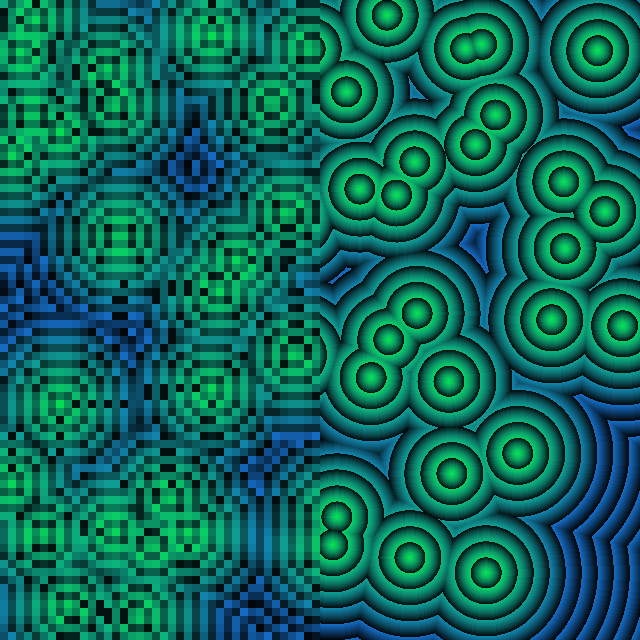
Frame 1 (no input)
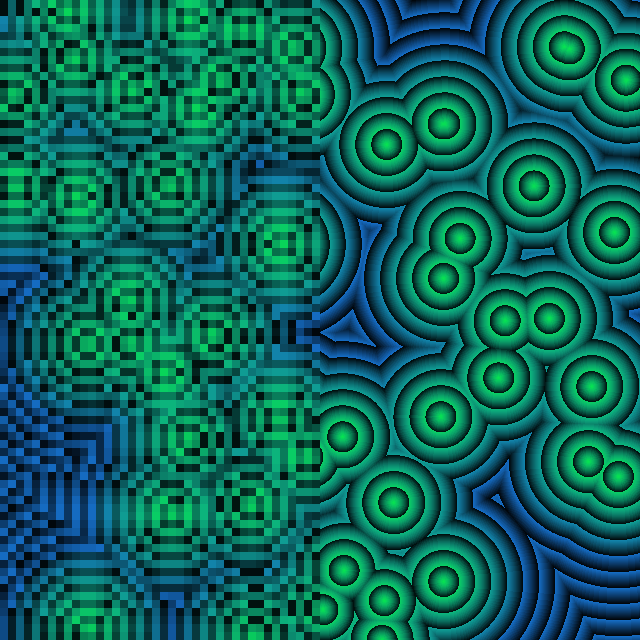
Frame 60 (the mouse pressed at the canvas centre just before this capture)
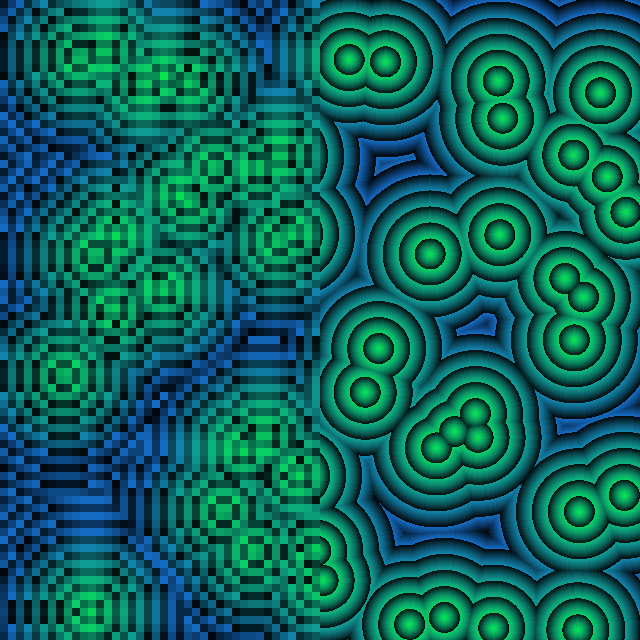
Frame 120 (the mouse held since frame 60 and released just before this capture)

The Processing sketch that drew these frames (run headless with seeded random() and noise(); from frame 60 on, the mouse is pressed at the canvas centre):

// Processing sketch: field_rays
// ── field_rays.pde
PVector[] dots;
PVector[] trajectories;

int scrolled_amt = 8;

// blue/green:
color c1 = color(6, 229, 78);
color c2 = color(21, 107, 193);

// size of range between each wave
int field_range = 16;

// option: toggle draw field
boolean draw_rect_field = true;


color black = color(0);

void setup() {
	size(640, 640);
	smooth(4);
	
	dots = new PVector[50];
	trajectories = new PVector[50];
	
	for(int i = 0; i < dots.length; i++) {
		dots[ i ] = new PVector(random(width), random(height));
		//dots[ i ].mult(width);
		
		trajectories[ i ] = PVector.random2D();
		trajectories[ i ].mult(random(2, 5));
	}
}

void draw() {
	background(30);
	
	// update dots
	for(int i = 0; i < dots.length; i++) {
		dots[ i ].add(trajectories[ i ]);
		
		if(dots[ i ].x > width) {
			dots[ i ].x = (width - (dots[ i ].x - width));
			
			trajectories[ i ].x *= -1;
		} else if(dots[ i ].x < 0) {
			dots[ i ].x = abs(dots[ i ].x);
			
			trajectories[ i ].x *= -1;
		}
		
		if(dots[ i ].y > height) {
			dots[ i ].y = (height - (dots[ i ].y - height));
			
			trajectories[ i ].y *= -1;
		} else if(dots[ i ].y < 0) {
			dots[ i ].y = abs(dots[ i ].y);
			
			trajectories[ i ].y *= -1;
		}
	}
	
	
	// draw raw pixel field
	loadPixels();
	
	for(int y = 0; y < height; y++) {
		int y_off = (y * width);
		
		for(int x = floor( (width / 2) ); x < width; x++) {
			int i = (x + y_off);
			
			pixels[ i ] = determineColor(x, y);
		}
	}
	
	updatePixels();
	
	// draw rect field
	//float div_size = 91.42857;   // good
	//float div_size = 53.33333;
	float div_size = (width / scrolled_amt);
	float cell_size = (width / div_size);
	float cell_size_half = (cell_size * 0.5);
	
	for(int yy = 0; yy < div_size; yy++) {
		for(int xx = 0; xx < (div_size / 2); xx++) {
			float x = ((xx * cell_size) + cell_size_half);
			float y = ((yy * cell_size) + cell_size_half);
			
			pushMatrix();
			pushStyle();
			
			translate(x, y);
			
			noStroke();
			fill(determineColor(x, y));
			
			rectMode(CENTER);
			rect(0, 0, cell_size, cell_size);
			
			popStyle();
			popMatrix();
		}
	}
	
	/*// overlay dots
	for(int i = 0; i < dots.length; i++) {
		pushMatrix();
		pushStyle();
		
		translate(dots[ i ].x, dots[ i ].y);
		
		fill(c1);
		noStroke();
		
		if(dots[ i ].x < (width / 2)) {
			// analog
			rectMode(CENTER);
			rect(0, 0, 6, 6);
		} else {
			// digital
			ellipseMode(CENTER);
			ellipse(0, 0, 6, 6);
		}
		
		popStyle();
		popMatrix();
	}*/
}

color determineColor(float x, float y) {
	// find smallest distance from spot and any dot
	float determined_num = float(width);
	
	for(int i = 0; i < dots.length; i++) {
		determined_num = min(determined_num, dist(x, y, dots[ i ].x, dots[ i ].y));
	}
	
	int real_num = round(determined_num);
	
	int offset = (real_num % field_range);
	
	int div = floor( float(real_num) / float(field_range) );
	float pect = (float(offset) / float(field_range));
	
	// if((div % 2) == 1) {
	// 	return lerpColor(black, c2, pect);
	// }
	
	//return color(map(offset, 0, (field_range - 1), 0, 255));
	//return lerpColor(black, c1, pect);
	
	color bg = lerpColor(c2, black, pect);
	
	return lerpColor(
		lerpColor(c1, bg, pect),
		bg,
		norm(div, 0, 5)
	);
}

/*void mouseWheel(MouseEvent event) {
	scrolled_amt += event.getCount();
	
	scrolled_amt = max(1, scrolled_amt);
	
	println("scrolled_amt = "+ scrolled_amt);
}*/
